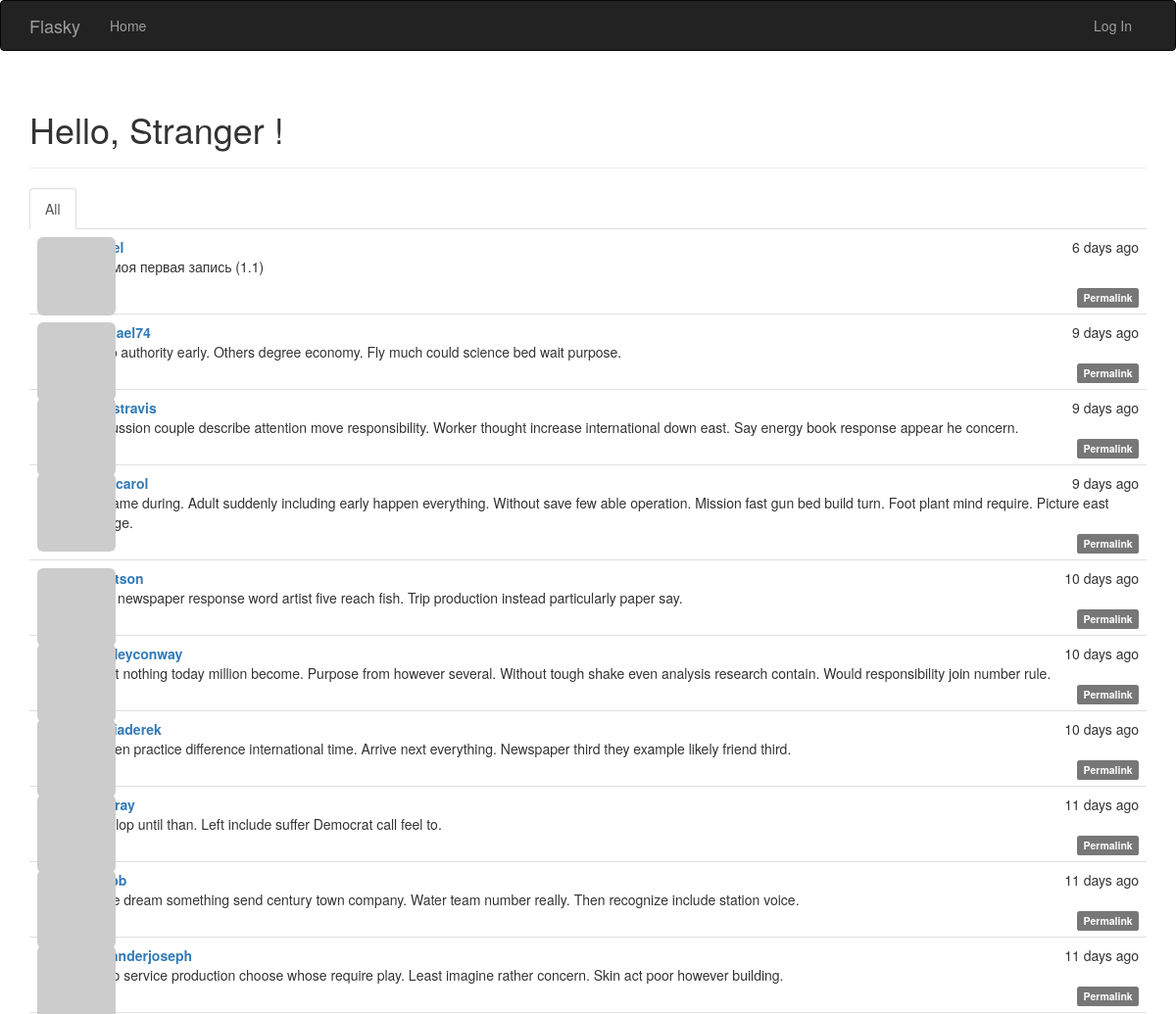
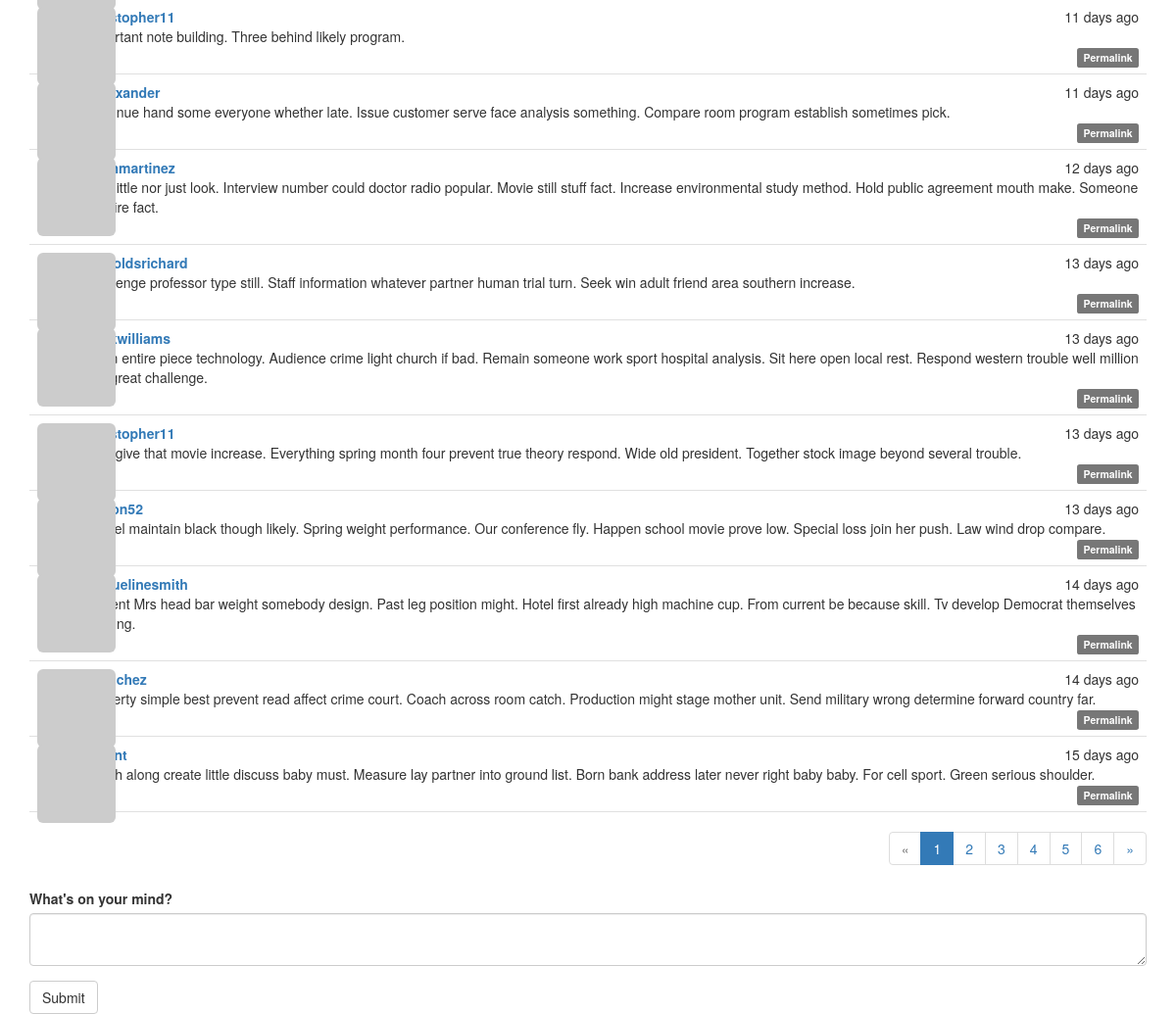
Before: / with the older database file (2 pictures, top to bottom).
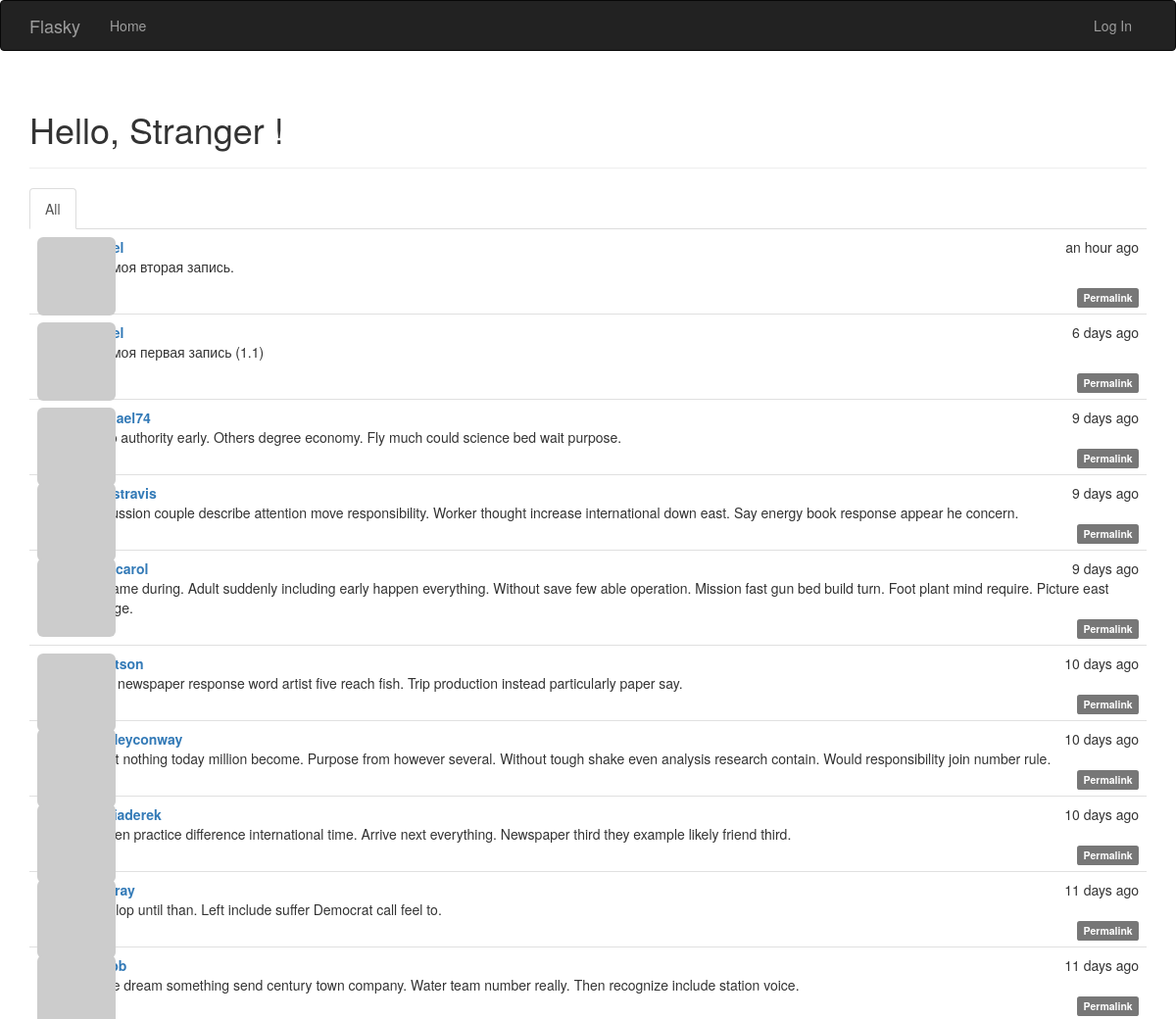
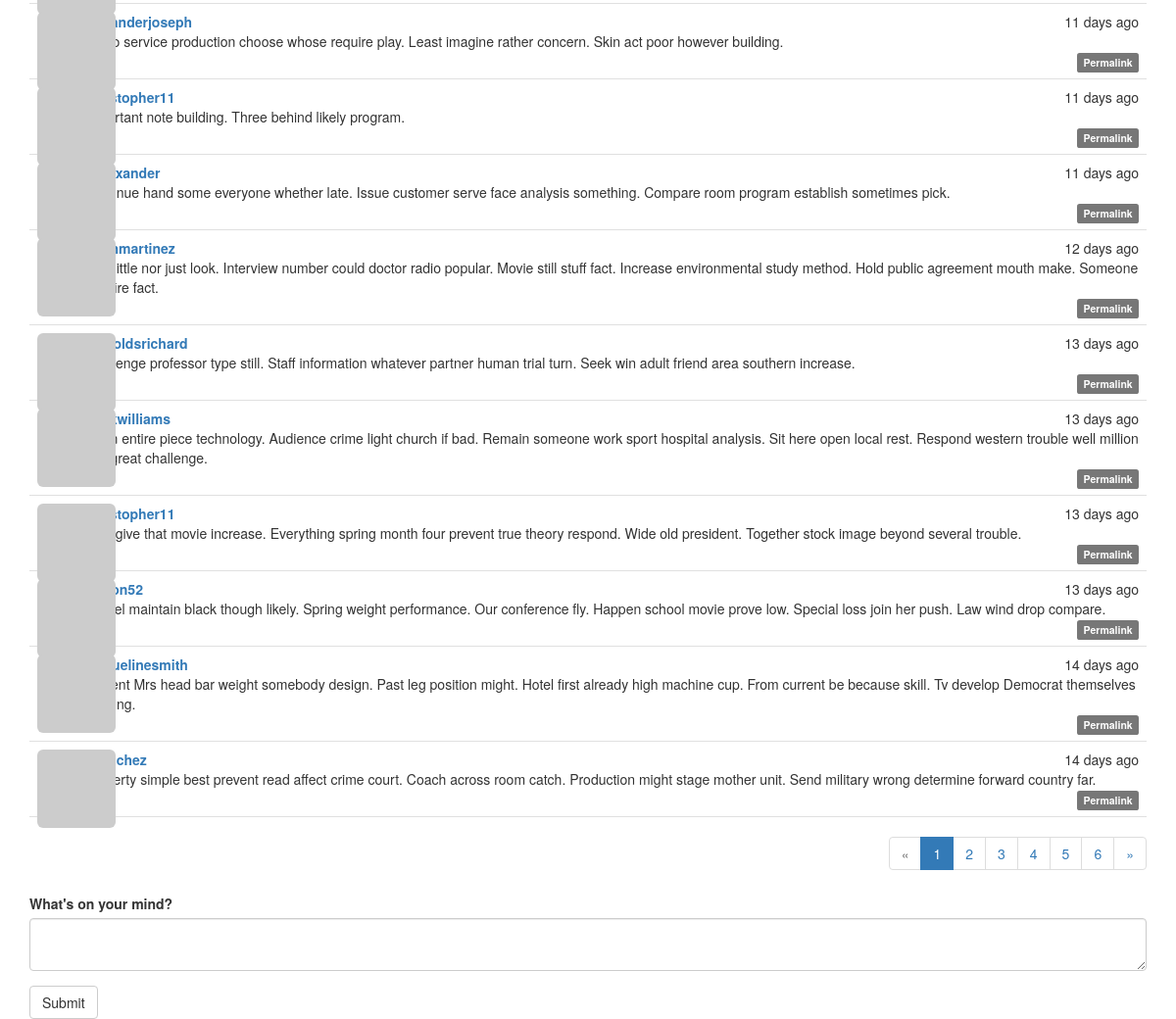
After: the same page with the newer database file (2 pictures, top to bottom).
### app/models.py (models this page shows, shortened)
class Post(db.Model):
    __tablename__ = 'posts'
    id = db.Column(db.Integer, primary_key=True)
    body = db.Column(db.Text)
    body_html = db.Column(db.Text)
    timestamp = db.Column(db.DateTime, index=True, default=datetime.utcnow)
    author_id = db.Column(db.Integer, db.ForeignKey('users.id'))

class User(UserMixin, db.Model):
    __tablename__ = 'users'
    id = db.Column(db.Integer, primary_key=True)
    email = db.Column(db.String(64), unique=True, index=True)
    username = db.Column(db.String(64), unique=True, index=True)
    password_hash = db.Column(db.String(128))
    role_id = db.Column(db.Integer, db.ForeignKey('roles.id'))
    confirmed = db.Column(db.Boolean, default=False)
    name = db.Column(db.String(64))
    location = db.Column(db.String(64))
    about_me = db.Column(db.Text())
    member_since = db.Column(db.DateTime(), default=datetime.utcnow)
    last_seen = db.Column(db.DateTime(), default=datetime.utcnow)
    avatar_hash = db.Column(db.String(32))
    posts = db.relationship('Post', backref='author', lazy='dynamic')
    followed = db.relationship('Follow',
                               foreign_keys=[Follow.follower_id],
                               backref=db.backref('follower', lazy='joined'),
                               lazy='dynamic',
                               cascade='all, delete-orphan')
    followers = db.relationship('Follow',
                                foreign_keys=[Follow.followed_id],
                                backref=db.backref('followed', lazy='joined'),
                                lazy='dynamic',
                                cascade='all, delete-orphan')
    @property
    def password(self):
        raise AttributeError('password is not a readable attribute')
    def gravatar_hash(self):
        return hashlib.md5(self.email.lower().encode('utf-8')).hexdigest()
    def gravatar(self, size=100, default='identicon', rating='g'):
        url = 'https://secure.gravatar.com/avatar'
        hash = self.avatar_hash or self.gravatar_hash()
        return '{url}/{hash}?s={size}&d={default}&r={rating}'.format(
            url=url, hash=hash, size=size, default=default, rating=rating)

### app/main/views.py (the view)
@main.route('/', methods=['GET', 'POST'])
def index():
    form = PostForm()
    if current_user.can(Permission.WRITE) and form.validate_on_submit():
        post = Post(body=form.body.data, author=current_user._get_current_object())
        db.session.add(post)
        db.session.commit()
        return redirect(url_for('.index'))
    page = request.args.get('page', 1, type=int)
    show_followed = False
    if current_user.is_authenticated:
        show_followed = bool(request.cookies.get('show_followed', ''))
    if show_followed:
        query = current_user.followed_posts
    else:
        query = Post.query
    pagination = query.order_by(Post.timestamp.desc()).paginate(
        page, per_page=current_app.config['FLASKY_POSTS_PER_PAGE'],
        error_out=False)
    posts = pagination.items
    return render_template('index.html', form=form, posts=posts,
                           show_followed=show_followed,
                           pagination=pagination)

### app/main/forms.py
class PostForm(FlaskForm):
    body = PageDownField("What's on your mind?", validators=[DataRequired()])
    submit = SubmitField('Submit')

### app/auth/views.py (called while the page is built)
@auth.before_app_request
def before_request():
    if current_user.is_authenticated:
        current_user.ping()
        if not current_user.confirmed \
                and request.endpoint \
                and request.blueprint != 'auth' \
                and request.endpoint != 'static':
            return redirect(url_for('auth.unconfirmed'))

@auth.before_app_request
def before_request():
    if current_user.is_authenticated \
            and not current_user.confirmed \
            and request.blueprint != 'auth' \
            and request.endpoint != 'static':
        return redirect(url_for('auth.unconfirmed'))

### app/main/__init__.py (called while the page is built)
@main.app_context_processor
def inject_permissions():
    return dict(Permission=Permission)

### app/models.py (called while the page is built)
    def can(self, permissions):
        return False

    def is_administrator(self):
        return False

### app/templates/index.html (shortened to what this page needs)
{% extends "base.html" %}
{% import "bootstrap/wtf.html" as wtf %}
{% import "_macros.html" as macros %}
{% block page_content %}
<div class="page-header">
    <h1>Hello, {% if current_user.is_authenticated %}{{ current_user.username }}{% else %} Stranger {% endif %}!</h1>
</div>
<div class="post-tabs">
    <ul class="nav nav-tabs">
        <li {% if not show_followed %} class="active"{% endif %}><a href="{{ url_for('.show_all') }}">All</a></li>
    </ul>
    {% include '_posts.html' %}
</div>
{% if pagination %}
<div class="pagination">
    {{ macros.pagination_widget(pagination, '.index') }}
</div>
{% endif %}
{{ wtf.quick_form(form) }}
{% endblock %}

### app/templates/_posts.html (shortened to what this page needs)
<ul class="posts">
    {% for post in posts %}
    <li class="post">
        <div class="post-thumbnail">
            <a href="{{ url_for('.user', username=post.author.username) }}">
                <img class="img-rounded profile-thumbnail" src="{{ post.author.gravatar(size=40) }}">
            </a>
        </div>
        <div class="post-content">
            <div class="post-date">{{ moment(post.timestamp).fromNow() }}</div>
            <div class="post-author"><a href="{{ url_for('.user', username=post.author.username) }}">{{ post.author.username }}</a></div>
            <div class="post-body">
                {% if post.body_html %}
                    {{ post.body_html | safe }}
                {% else %}
                    {{ post.body }}
                {% endif %}
            </div>
            <div class="post-footer">
                <a href="{{ url_for('.post', id=post.id) }}">
                    <span class="label label-default">Permalink</span>
                </a>
            </div>
        </div>
    </li>
    {% endfor %}
</ul>

Changed rows visible on the page:
no longer on this page (row unchanged): Post: timestamp "15 days ago", body "Laugh along create little discuss baby must. Measure lay partner into ground list. Born bank address later never right baby baby. For cell sport. Green serious shoulder."
added Post: timestamp "an hour ago", body_html "Это моя вторая запись."
